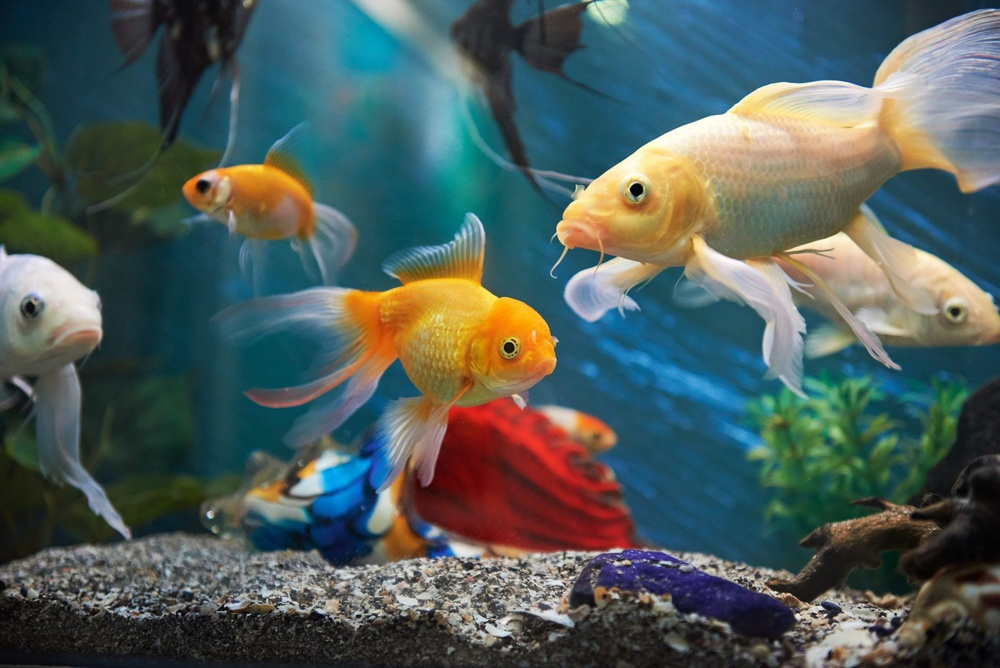
#> input picture TP_28-06-2024/example_image.jpg, 1000 x 668 px, shrunk from 2560 x 1709 before the run
$ python exemple1_ameliorations.py
#> lines starting #> are read from the running program, lines starting #| are printed output that depends on the picture; after the words box and inside, x2 and y2 are one past the last pixel; in counts of white or black regions, pixels touching at a corner belong together
""" Module : Traitement d'images """

try:
    import numpy as np
except ImportError as import_exception:
    raise ImportError("La bibliothèque Numpy n'est pas installée. Veuillez l'installer avant d'exécuter cette fonction.") from import_exception

try:
    import cv2
except ImportError as import_exception:
    raise ImportError("La bibliothèque OpenCV (cv2) n'est pas installée. Veuillez l'installer avant d'exécuter cette fonction.") from import_exception


class ImageLoadError(Exception):
    """Exception levée lorsque le chargement de l'image échoue."""
class ImageBlurError(Exception):
    """Exception levée lorsque le floutage de l'image échoue."""
class ImageConvertError(Exception):
    """Exception levée lorsque la conversion de l'image échoue."""
class ImageThresholdError(Exception):
    """Exception levée lorsque l'application du seuil sur l'image échoue."""


def load(load_path: str) -> np.ndarray:
    """
    Charge une image à partir de son path.

    Paramètres :
    load_path (str): Chemin de l'image à charger.

    Retourne :
    np.ndarray: L'image chargée sous forme d'un tableau numpy.

    Lève :
    ImageLoadError: Si le chargement de l'image échoue.
    """
#> called with load_path = 'example_image.jpg'
    try:
        loaded_image = cv2.imread(load_path)
#> loaded_image is the input picture: shape (668, 1000, 3); mean B, G, R 90.2, 93.1, 78.4
        if loaded_image is None:
            raise ImageLoadError(f"Erreur lors du chargement de l'image : {load_path}")
        return loaded_image
    except Exception as e:
        raise ImageLoadError(f"Erreur lors du chargement de l'image : {str(e)}") from e

def convert(image_to_convert: np.ndarray) -> np.ndarray:
    """
    Convertit une image en nuances de gris.

    Paramètres :
    image_to_convert (np.ndarray): L'image à convertir, tableau numpy à 3 dimensions.

    Retourne :
    np.ndarray: L'image convertie en nuances de gris.

    Lève :
    ImageConvertError: Si la conversion échoue.
    """
    try:
        gray_image = cv2.cvtColor(image_to_convert, cv2.COLOR_BGR2GRAY)
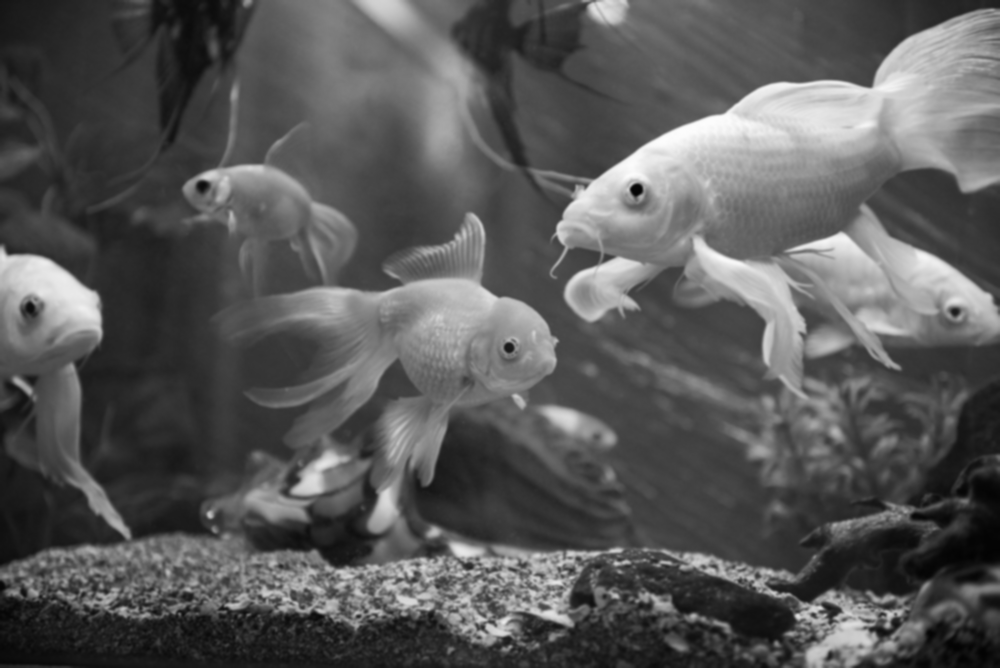
#> gray_image: shape (668, 1000); min 3, max 253, mean 88.3
        return cv2.cvtColor(gray_image, cv2.COLOR_GRAY2BGR)
    except Exception as e:
        raise ImageConvertError(f"Erreur lors de la conversion de l'image : {str(e)}") from e

def threshold(image_to_threshold: np.ndarray, threshold=127) -> np.ndarray:
    """
    Applique un seuillage à une image.

    Paramètres :
    image_to_threshold (np.ndarray): L'image à seuiller.
    threshold (int): Valeur de seuil (0-255).

    Retourne :
    np.ndarray: L'image seuillée.

    Lève :
    ImageThresholdError: Si l'application du seuil échoue.
    """
#> called with threshold = 127
    try:
        if image_to_threshold.ndim == 2:  # Image en niveaux de gris
            _, thresholded_image = cv2.threshold(image_to_threshold, threshold, 255, cv2.THRESH_BINARY)
            return thresholded_image
        elif image_to_threshold.ndim == 3:  # Image en couleur
            gray_image = cv2.cvtColor(image_to_threshold, cv2.COLOR_BGR2GRAY)
            _, thresholded_image = cv2.threshold(gray_image, threshold, 255, cv2.THRESH_BINARY)
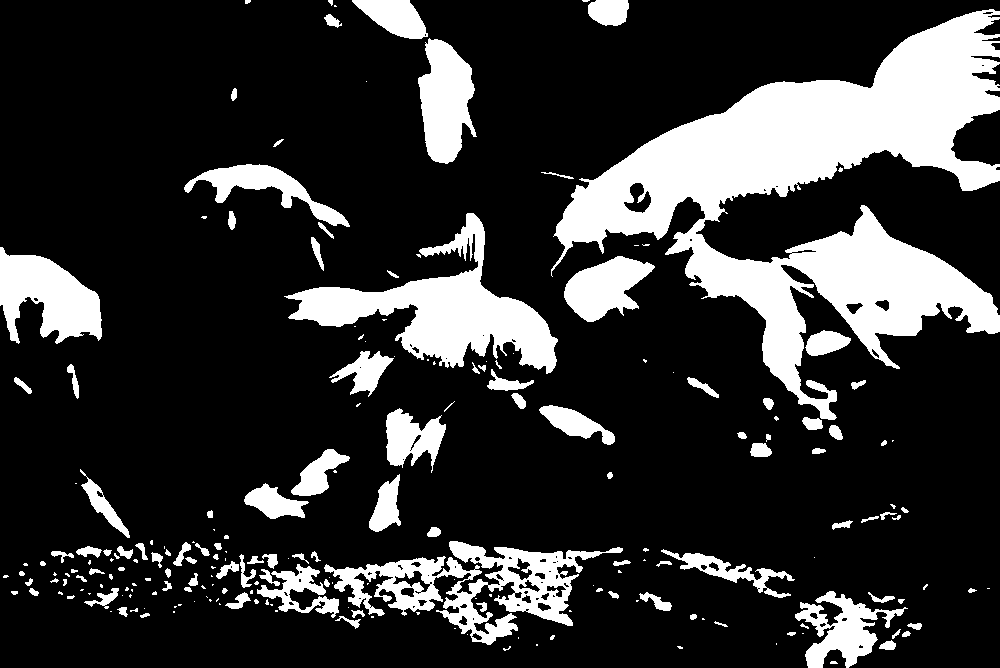
#> thresholded_image: shape (668, 1000); 20.2% white; 219 white regions (103 under 20 px), largest, box (x1, y1, x2, y2) and area: (551, 9, 1000, 420) 65224, (284, 213, 558, 374) 14423, (324, 541, 623, 645) 10321
            return cv2.cvtColor(thresholded_image, cv2.COLOR_GRAY2BGR)
        else:
            raise ValueError("Format d'image non pris en charge : doit être 2D (niveaux de gris) ou 3D (couleur).")
    except Exception as e:
        raise ImageThresholdError(f"Erreur lors de l'application du seuil sur l'image : {str(e)}") from e

def save(image: np.ndarray, output_path: str):
    """
    Enregistre une image traitée.

    Paramètres :
    image (np.ndarray): L'image à enregistrer.
    output_path (str): Chemin de sortie pour enregistrer l'image.

    Lève :
    Exception: En cas d'erreur lors de l'enregistrement de l'image.
    """
    try:
        cv2.imwrite(output_path, image)
        print("Image traitée enregistrée avec succès :", output_path)
    except Exception as e:
        print(f"Erreur {e}")

# Exemple d'utilisation
if __name__ == "__main__":
    image_path = "example_image.jpg"
    original_image = load(image_path)
    processed_image = threshold(convert(cv2.GaussianBlur(original_image, (5, 5), 0)))
    output_path = "processed_image.jpg"
    save(processed_image, output_path)
